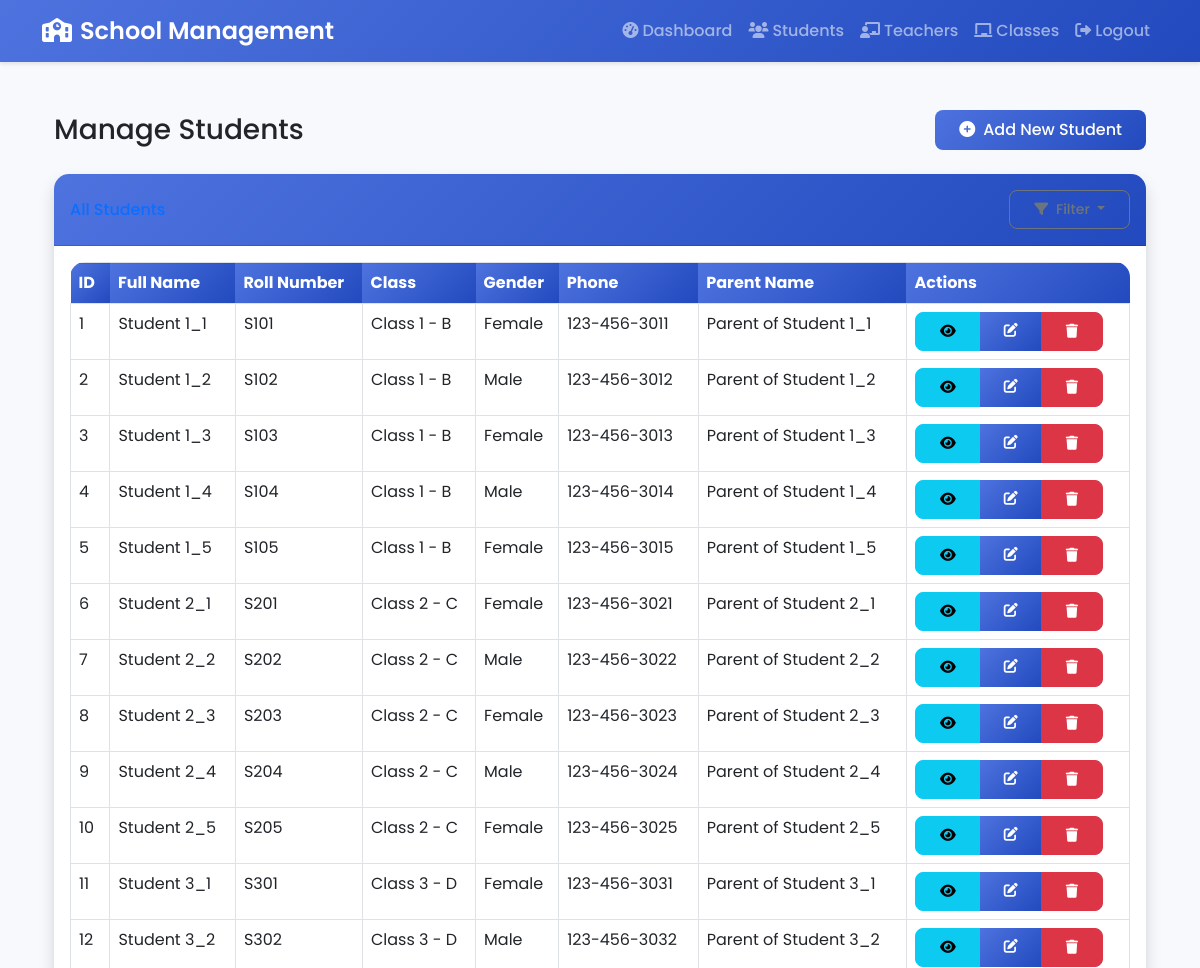
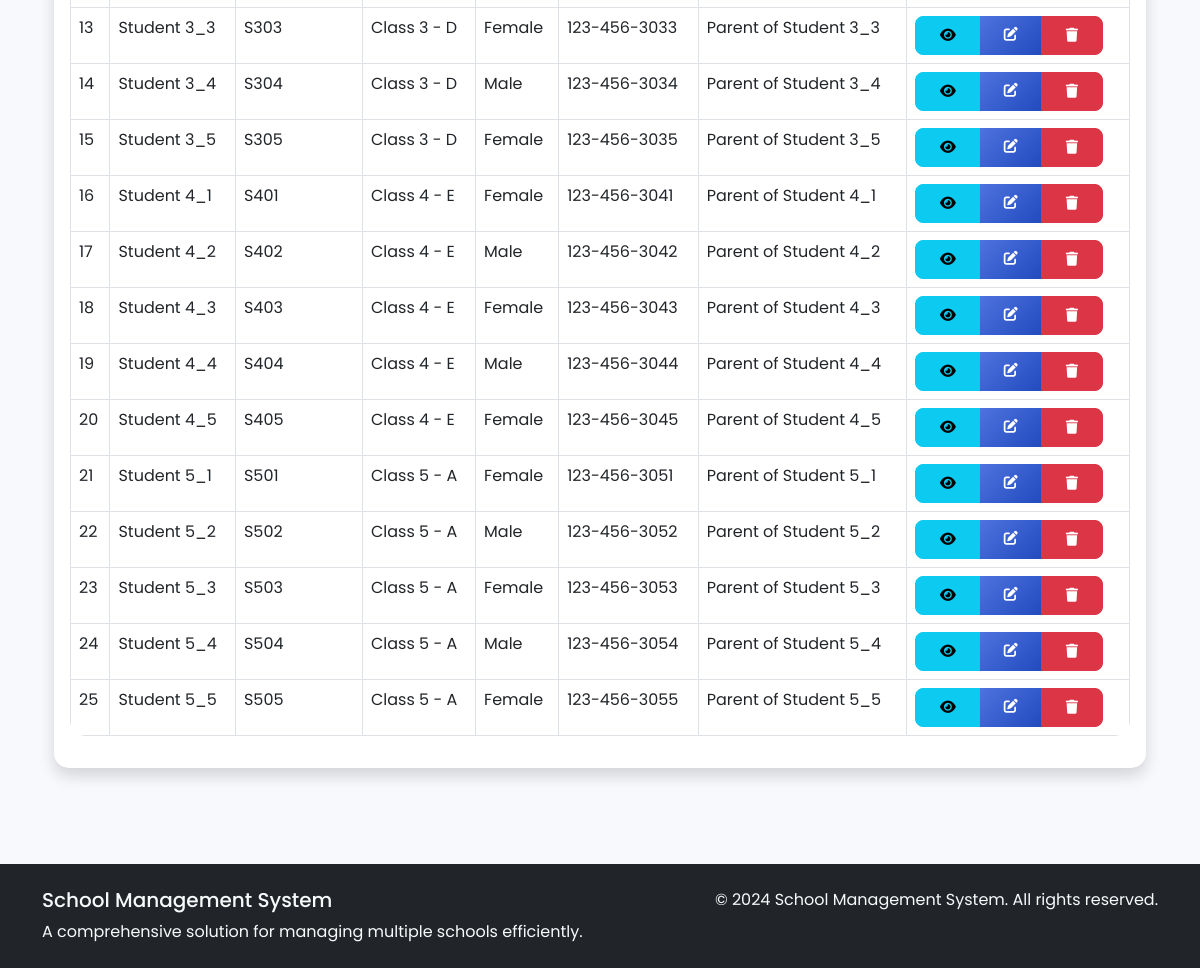
The page /admin/students (signed in) on the database its author committed (2 pictures, top to bottom).
### app/models.py (models this page shows, shortened)
class Student(db.Model):
    id = db.Column(db.Integer, primary_key=True)
    user_id = db.Column(db.Integer, db.ForeignKey('user.id'), nullable=False)
    full_name = db.Column(db.String(100), nullable=False)
    roll_number = db.Column(db.String(20), unique=True, nullable=False)
    date_of_birth = db.Column(db.Date, nullable=False)
    gender = db.Column(db.String(10), nullable=False)
    address = db.Column(db.Text)
    phone = db.Column(db.String(20))
    parent_name = db.Column(db.String(100))
    parent_phone = db.Column(db.String(20))
    class_id = db.Column(db.Integer, db.ForeignKey('class.id'), nullable=False)
    school_id = db.Column(db.Integer, db.ForeignKey('school.id'))
    marks = db.relationship('Mark', backref='student', lazy=True, cascade="all, delete-orphan")
    attendance = db.relationship('Attendance', backref='student', lazy=True, cascade="all, delete-orphan")
    goals = db.relationship('Goal', backref='student', lazy=True, cascade="all, delete-orphan")
    questions = db.relationship('Question', backref='student', lazy=True)

class Class(db.Model):
    id = db.Column(db.Integer, primary_key=True)
    name = db.Column(db.String(50), nullable=False)
    section = db.Column(db.String(10), nullable=False)
    stream = db.Column(db.String(50))  # For 11th and 12th: Science, Commerce, Arts
    academic_year = db.Column(db.String(20), nullable=False)
    teacher_id = db.Column(db.Integer, db.ForeignKey('teacher.id'), nullable=False)
    school_id = db.Column(db.Integer, db.ForeignKey('school.id'))
    students = db.relationship('Student', backref='class', lazy=True)
    subjects = db.relationship('Subject', backref='class', lazy=True)
    exams = db.relationship('Exam', backref='class', lazy=True)

### app/utils.py (the view)
    @login_required
    def decorated_function(*args, **kwargs):
        if current_user.role != 'admin':
            flash('You do not have permission to access this page.', 'danger')
            return redirect(url_for('main.home'))
        return f(*args, **kwargs)

### app/models.py (called while the page is built)
@login_manager.user_loader
def load_user(user_id):
    return User.query.get(int(user_id))

### app/routes/admin_routes.py (called while the page is built)
@admin.route('/students')
@admin_required
def students():
    school_id = request.args.get('school_id', type=int)
    if school_id:
        students = Student.query.filter_by(school_id=school_id).all()
    else:
        students = Student.query.all()
    classes = Class.query.all()
    schools = School.query.all()
    return render_template('admin/students.html',
                          title='Manage Students',
                          students=students,
                          classes=classes,
                          schools=schools,
                          current_school_id=school_id)

### app/utils.py (called while the page is built)
def admin_required(f):
    @login_required
    def decorated_function(*args, **kwargs):
        if current_user.role != 'admin':
            flash('You do not have permission to access this page.', 'danger')
            return redirect(url_for('main.home'))
        return f(*args, **kwargs)
    decorated_function.__name__ = f.__name__
    return decorated_function

### templates/admin/students.html (shortened to what this page needs)
{% extends "layout.html" %}
{% block content %}
<div class="container-fluid">
    <div class="d-flex justify-content-between align-items-center mb-4">
        <h1 class="h3 mb-0 text-gray-800">Manage Students</h1>
        <a href="{{ url_for('admin.add_student') }}" class="btn btn-primary">
            <i class="fas fa-plus-circle me-2"></i>Add New Student
        </a>
    </div>
    <div class="card shadow mb-4">
        <div class="card-header py-3 d-flex justify-content-between align-items-center">
            <h6 class="m-0 font-weight-bold text-primary">All Students</h6>
            <div class="dropdown">
                <button class="btn btn-sm btn-outline-secondary dropdown-toggle" type="button" id="filterDropdown" data-bs-toggle="dropdown" aria-expanded="false">
                    <i class="fas fa-filter me-1"></i> Filter
                </button>
            </div>
        </div>
        <div class="card-body">
            <div class="table-responsive">
                <table class="table table-bordered table-hover" id="studentsTable" width="100%" cellspacing="0">
                    <thead>
                        <tr>
                            <th>ID</th>
                            <th>Full Name</th>
                            <th>Roll Number</th>
                            <th>Class</th>
                            <th>Gender</th>
                            <th>Phone</th>
                            <th>Parent Name</th>
                            <th>Actions</th>
                        </tr>
                    </thead>
                    <tbody>
                        {% for student in students %}
                        <tr class="student-row" data-class="{{ student.class_id }}">
                            <td>{{ student.id }}</td>
                            <td>{{ student.full_name }}</td>
                            <td>{{ student.roll_number }}</td>
                            <td>{{ student.class.name }} - {{ student.class.section }}</td>
                            <td>{{ student.gender|capitalize }}</td>
                            <td>{{ student.phone }}</td>
                            <td>{{ student.parent_name }}</td>
                            <td>
                                <div class="btn-group" role="group">
                                    <a href="{{ url_for('admin.view_student', student_id=student.id) }}" class="btn btn-sm btn-info" data-bs-toggle="tooltip" title="View Details">
                                        <i class="fas fa-eye"></i>
                                    </a>
                                    <a href="{{ url_for('admin.edit_student', student_id=student.id) }}" class="btn btn-sm btn-primary" data-bs-toggle="tooltip" title="Edit">
                                        <i class="fas fa-edit"></i>
                                    </a>
                                    <button type="button" class="btn btn-sm btn-danger" data-bs-toggle="modal" data-bs-target="#deleteModal{{ student.id }}" data-bs-toggle="tooltip" title="Delete">
                                        <i class="fas fa-trash"></i>
                                    </button>
                                </div>
                            </td>
                        </tr>
                        {% endfor %}
                    </tbody>
                </table>
            </div>
        </div>
    </div>
</div>
{% endblock %}

### templates/layout.html (style rules this page uses)
:root { --primary-color: #4e73df; --secondary-color: #858796; --success-color: #1cc88a; --info-color: #36b9cc; --warning-color: #f6c23e; --danger-color: #e74a3b; --light-color: #f8f9fc; --dark-color: #5a5c69; }
body { font-family: 'Poppins', sans-serif; background-color: #f8f9fc; }
.card { border: none; border-radius: 15px; box-shadow: 0 0.15rem 1.75rem 0 rgba(58, 59, 69, 0.15); transition: transform 0.3s ease; }
.card-header { background: linear-gradient(135deg, var(--primary-color), #224abe); color: white; border-radius: 15px 15px 0 0 !important; }
.btn { border-radius: 8px; padding: 0.5rem 1.5rem; font-weight: 500; transition: all 0.3s ease; }
.btn-primary { background: linear-gradient(135deg, var(--primary-color), #224abe); border: none; }
.table { border-radius: 15px; overflow: hidden; }
.table thead th { background: linear-gradient(135deg, var(--primary-color), #224abe); color: white; border: none; }

### rows shown on the page
Student: id "1", full_name "Student 1_1", roll_number "S101", class.name "Class 1", class.section "B", gender "Female", phone "123-456-3011", parent_name "Parent of Student 1_1"
Student: id "2", full_name "Student 1_2", roll_number "S102", class.name "Class 1", class.section "B", gender "Male", phone "123-456-3012", parent_name "Parent of Student 1_2"
Student: id "3", full_name "Student 1_3", roll_number "S103", class.name "Class 1", class.section "B", gender "Female", phone "123-456-3013", parent_name "Parent of Student 1_3"
Student: id "4", full_name "Student 1_4", roll_number "S104", class.name "Class 1", class.section "B", gender "Male", phone "123-456-3014", parent_name "Parent of Student 1_4"
Student: id "5", full_name "Student 1_5", roll_number "S105", class.name "Class 1", class.section "B", gender "Female", phone "123-456-3015", parent_name "Parent of Student 1_5"
Student: id "6", full_name "Student 2_1", roll_number "S201", class.name "Class 2", class.section "C", gender "Female", phone "123-456-3021", parent_name "Parent of Student 2_1"
Student: id "7", full_name "Student 2_2", roll_number "S202", class.name "Class 2", class.section "C", gender "Male", phone "123-456-3022", parent_name "Parent of Student 2_2"
Student: id "8", full_name "Student 2_3", roll_number "S203", class.name "Class 2", class.section "C", gender "Female", phone "123-456-3023", parent_name "Parent of Student 2_3"
Student: id "9", full_name "Student 2_4", roll_number "S204", class.name "Class 2", class.section "C", gender "Male", phone "123-456-3024", parent_name "Parent of Student 2_4"
Student: id "10", full_name "Student 2_5", roll_number "S205", class.name "Class 2", class.section "C", gender "Female", phone "123-456-3025", parent_name "Parent of Student 2_5"
Student: id "11", full_name "Student 3_1", roll_number "S301", class.name "Class 3", class.section "D", gender "Female", phone "123-456-3031", parent_name "Parent of Student 3_1"
Student: id "12", full_name "Student 3_2", roll_number "S302", class.name "Class 3", class.section "D", gender "Male", phone "123-456-3032", parent_name "Parent of Student 3_2"
Student: id "13", full_name "Student 3_3", roll_number "S303", class.name "Class 3", class.section "D", gender "Female", phone "123-456-3033", parent_name "Parent of Student 3_3"
Student: id "14", full_name "Student 3_4", roll_number "S304", class.name "Class 3", class.section "D", gender "Male", phone "123-456-3034", parent_name "Parent of Student 3_4"
Student: id "15", full_name "Student 3_5", roll_number "S305", class.name "Class 3", class.section "D", gender "Female", phone "123-456-3035", parent_name "Parent of Student 3_5"
Student: id "16", full_name "Student 4_1", roll_number "S401", class.name "Class 4", class.section "E", gender "Female", phone "123-456-3041", parent_name "Parent of Student 4_1"
Student: id "17", full_name "Student 4_2", roll_number "S402", class.name "Class 4", class.section "E", gender "Male", phone "123-456-3042", parent_name "Parent of Student 4_2"
Student: id "18", full_name "Student 4_3", roll_number "S403", class.name "Class 4", class.section "E", gender "Female", phone "123-456-3043", parent_name "Parent of Student 4_3"
Student: id "19", full_name "Student 4_4", roll_number "S404", class.name "Class 4", class.section "E", gender "Male", phone "123-456-3044", parent_name "Parent of Student 4_4"
Student: id "20", full_name "Student 4_5", roll_number "S405", class.name "Class 4", class.section "E", gender "Female", phone "123-456-3045", parent_name "Parent of Student 4_5"
Student: id "21", full_name "Student 5_1", roll_number "S501", class.name "Class 5", class.section "A", gender "Female", phone "123-456-3051", parent_name "Parent of Student 5_1"
Student: id "22", full_name "Student 5_2", roll_number "S502", class.name "Class 5", class.section "A", gender "Male", phone "123-456-3052", parent_name "Parent of Student 5_2"
Student: id "23", full_name "Student 5_3", roll_number "S503", class.name "Class 5", class.section "A", gender "Female", phone "123-456-3053", parent_name "Parent of Student 5_3"
Student: id "24", full_name "Student 5_4", roll_number "S504", class.name "Class 5", class.section "A", gender "Male", phone "123-456-3054", parent_name "Parent of Student 5_4"
Student: id "25", full_name "Student 5_5", roll_number "S505", class.name "Class 5", class.section "A", gender "Female", phone "123-456-3055", parent_name "Parent of Student 5_5"
